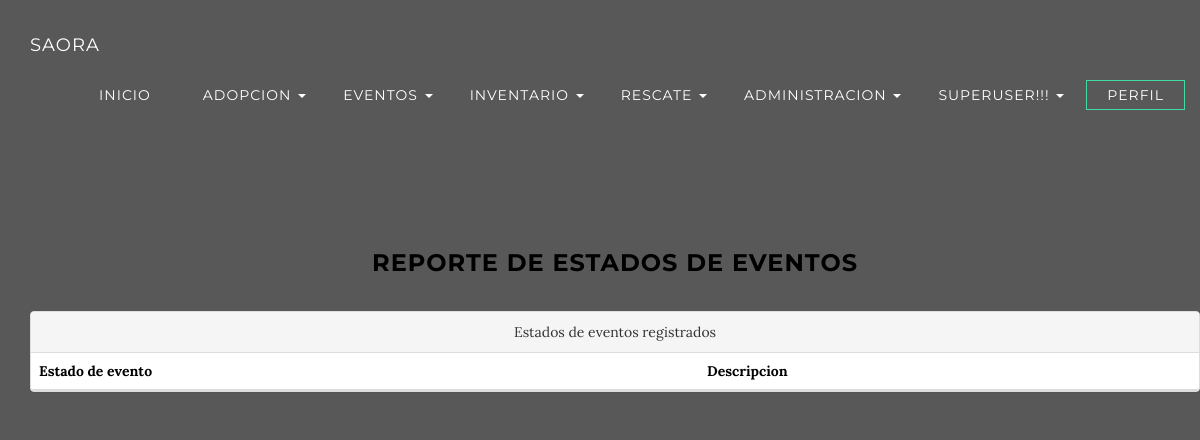
Before: /eve/con_eveedo/ (signed in) with the older database file.
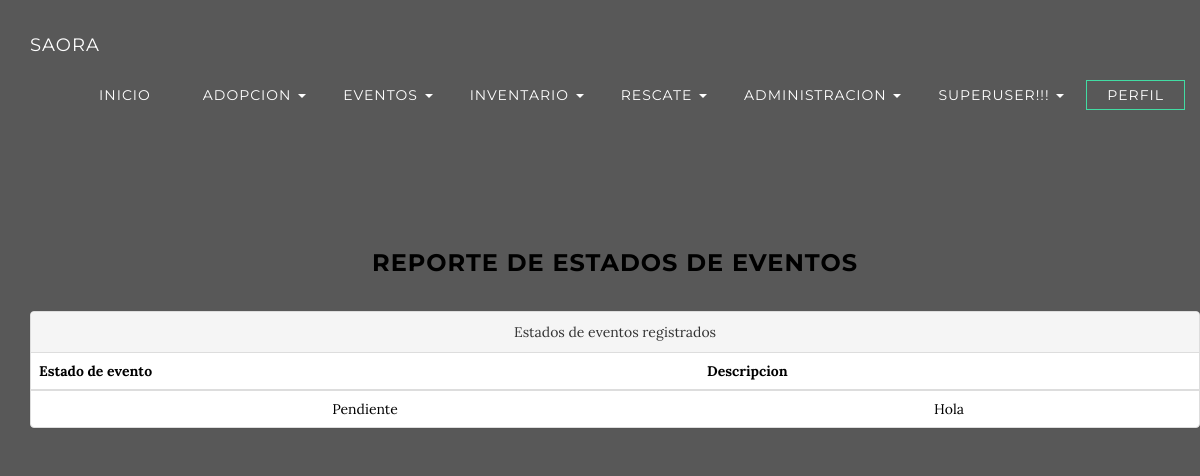
After: the same page with the newer database file.
### SAORA/apps/Evento/models.py (models this page shows, shortened)
class Eve_Edo(models.Model):
	eve_edo = models.CharField(max_length=25,unique=True)
	descr = models.CharField(max_length=100)
	ult_act = models.DateField(auto_now_add=True)

### SAORA/apps/Evento/views.py (the view)
@login_required(login_url='/')
def Con_Eve_Edo(request):
    obj = Eve_Edo.objects.all()
    ctx = {'mensaje':obj}
    return render(request,'Evento/con_eveedo.html',ctx)

### SAORA/templates/Evento/con_eveedo.html (shortened to what this page needs)
{% extends "General/base.html"%}
{% block content %}
<section class="container content-section text-center">
	<div class="container">
		<h3>Reporte de estados de eventos</h3>
	</div>
	<div class="container">
		<section class="row">
			<div class="panel panel-default">
			<div class="panel-heading">Estados de eventos registrados</div>
				<table class="table">
					<thead>
						<tr>
							<th>Estado de evento</th>
							<th>Descripcion</th>
						</tr>
					</thead>
					<tbody>
						{% for item in mensaje %}
							<tr>
								<td> {{item.eve_edo}}</td>
								<td> {{item.descr}} </td>
							</tr>
						{% endfor %}
					</tbody>
				</table>
			</div>
		</section>
	</div>
</section>
{% endblock %}

Changed rows visible on the page:
added Eve_Edo: eve_edo "Pendiente", descr "Hola"
